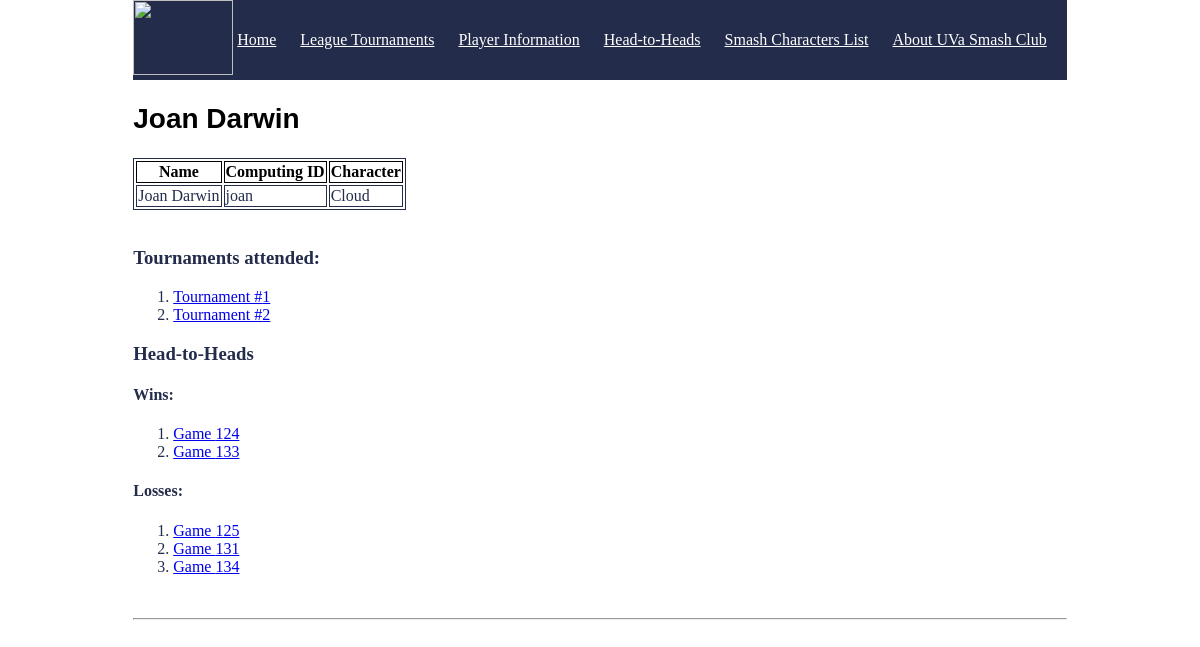
Page /player/joan on the earlier database version.
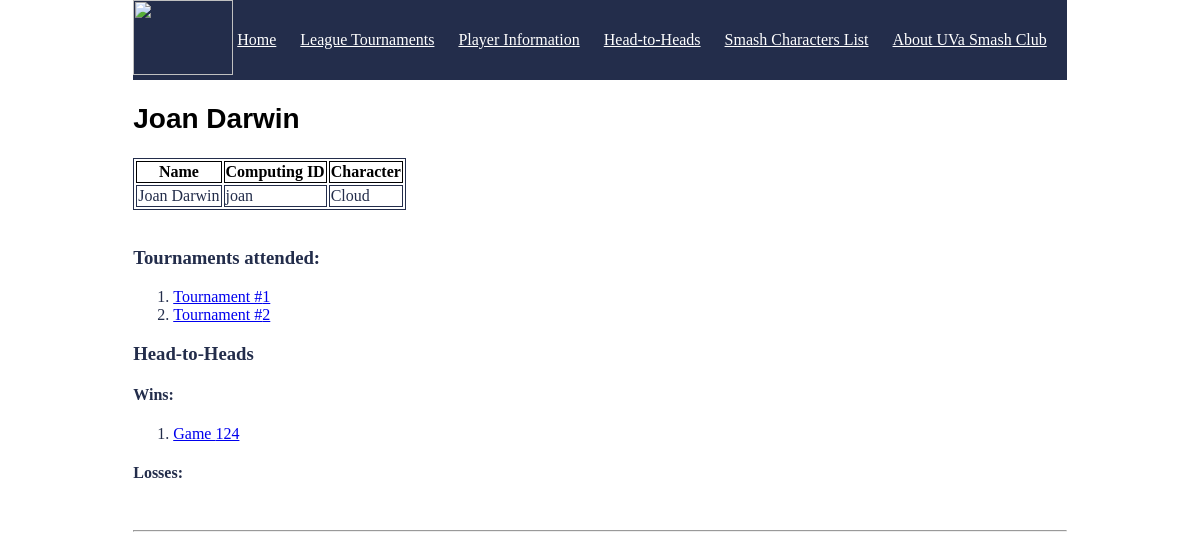
Same page on the later database version.
### tables this page shows
CREATE TABLE player_attendance (
	PlayerAttendanceID int NOT NULL,
	ComputingID tinytext,
	TourneyNum int,
	PRIMARY KEY (PlayerAttendanceID),
	FOREIGN KEY (ComputingID) REFERENCES player(ComputingID),
	FOREIGN KEY (TourneyNum) REFERENCES tournament(TourneyNum)
);

CREATE TABLE game (
	GameID int NOT NULL,
	Duration int,
	Winner tinytext,
	Loser tinytext,
	TourneyNum int,
	PRIMARY KEY (GameID),
	FOREIGN KEY (TourneyNum) REFERENCES tournament(TourneyNum),
	FOREIGN KEY (Winner) REFERENCES player(ComputingID),
	FOREIGN KEY (Loser) REFERENCES player(ComputingID)
);

### run.py (the view)
@app.route("/player/<string:PlayerID>")
def player_(PlayerID):
    connection_obj = sqlite3.connect('project.db')
    cursor_obj = connection_obj.cursor()
    cursor_obj.execute(f"SELECT * FROM player WHERE ComputingID = \"{PlayerID}\" LIMIT 1")
    player_info = cursor_obj.fetchone()
    if player_info is None:
        return "player not found"
    cursor_obj.execute(f"SELECT TourneyNum FROM player_attendance WHERE ComputingID = \"{PlayerID}\"")
    attendance = cursor_obj.fetchall()
    cursor_obj.execute(f"SELECT * FROM game WHERE Winner = \"{PlayerID}\"")
    wins = cursor_obj.fetchall()
    cursor_obj.execute(f"SELECT * FROM game WHERE Loser = \"{PlayerID}\"")
    losses = cursor_obj.fetchall()
    cursor_obj.execute(f"SELECT * FROM characters WHERE CharacterNumber = ( SELECT CharacterNumber FROM player WHERE ComputingID = \"{PlayerID}\" )")
    characters = cursor_obj.fetchall()
    connection_obj.close()
    return render_template("player.html", player_info=player_info, attendance=attendance, wins=wins, losses=losses, characters=characters)#, users=users)

### templates/player.html
<!DOCTYPE html>
<html>
<head>
    <link rel="stylesheet" href='/css/main.css' />
</head>
<nav class="navigation-bar">
    <img src="{{url_for('static', filename='smashLogo.png')}}"  style="width:100px;height:75px;"/>
    <a href="/" >Home</a>
    <a href="/get-tournaments" >League Tournaments</a>
    <a href="/get-players">Player Information</a>
    <a href="/get-games">Head-to-Heads</a>
    <a href="/character">Smash Characters List</a>
    <a href="/about">About UVa Smash Club</a>
</nav>
<body>
    <h2 style="color:Black;"><b>{{player_info[1]}} {{player_info[2]}}</b> </h2>
    <table>
        <tr>
            <th>Name</th>
            <th>Computing ID</th>
            <th>Character</th>
        </tr>
        <tr>
            <td>{{player_info[1]}} {{player_info[2]}}</td>
            <td>{{player_info[0]}}</td>
            <td>{{characters[0][1]}}</td>
        </tr>
    </table>
    <br/>
    <h3>Tournaments attended:</h3>
    <ol>
        {% for i in attendance %}
            <li><a href="http://127.0.0.1:5000/tournament/{{i[0]}}">Tournament #{{i[0]}} </a></li>
        {% endfor %}
    </ol>
    <h3>Head-to-Heads</h3>
    <h4>Wins:</h4>
    <ol>
    {% for i in wins %}
        <li><a href="game/{{i[0]}}"> Game {{i[0]}}</a></li>
    {% endfor %}
    </ol>
     <h4>Losses:</h4>
    <ol>
    {% for i in losses %}
        <li><a href="game/{{i[0]}}"> Game {{i[0]}}</a></li>
    {% endfor %}
    </ol>
    <br/>
        <hr/>
</body>
</html>

Differences in the rows shown:
no longer on this page (row edited): game: GameID "133", shown under "Wins:"
no longer on this page (row edited): game: GameID "125", shown under "Losses:"
no longer on this page (row edited): game: GameID "131", shown under "Losses:"
no longer on this page (row edited): game: GameID "134", shown under "Losses:"
